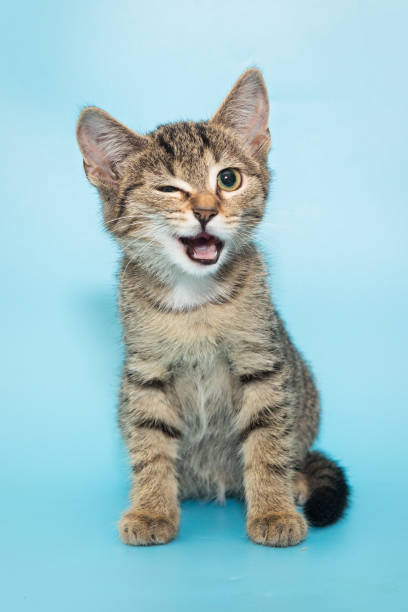
#> input picture Opencv/Images/cat.jpg, 408 x 612 px
$ python thresholding.py
#> lines starting #> are read from the running program, lines starting #| are printed output that depends on the picture; after the words box and inside, x2 and y2 are one past the last pixel; in counts of white or black regions, pixels touching at a corner belong together
import cv2 as cv
import numpy as np

img = cv.imread('Images/cat.jpg')
#> img is the input picture: shape (612, 408, 3); mean B, G, R 199.2, 194, 158.3
cv.imshow('Cat', img)

gray = cv.cvtColor(img, cv.COLOR_BGR2GRAY)
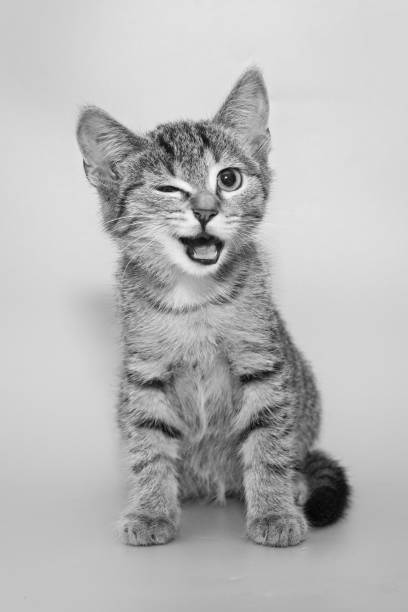
#> gray: shape (612, 408); min 2, max 251, mean 183.9
cv.imshow('Gray Scale', gray)

# Simple Thresholding
threshold, thresh = cv.threshold(gray, 150, 255, cv.THRESH_BINARY)
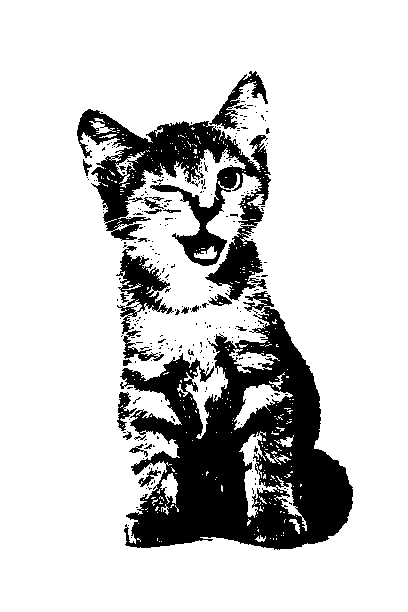
#> thresh: shape (612, 408); 80.6% white; 270 black regions (246 under 20 px), largest, box (x1, y1, x2, y2) and area: (120, 291, 353, 550) 30192, (77, 109, 271, 301) 13005, (116, 246, 174, 361) 2207
cv.imshow(' Simple Threshold', thresh)

threshold, thresh_inv = cv.threshold(gray, 150, 255, cv.THRESH_BINARY_INV)
cv.imshow(' Simple Threshold', thresh_inv)

# Adaptive Thresholding
adaptive_thresh = cv.adaptiveThreshold(gray, 255, cv.ADAPTIVE_THRESH_MEAN_C, cv.THRESH_BINARY, 11, 3)
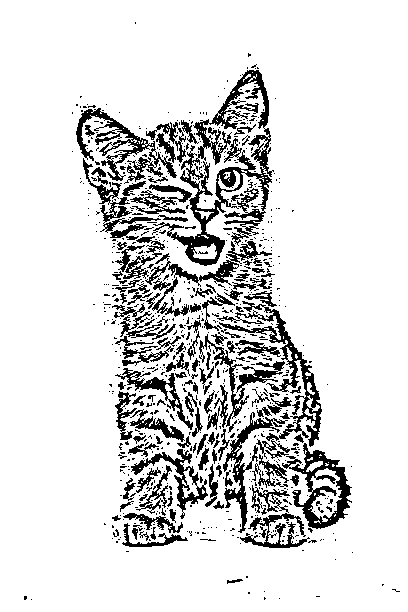
#> adaptive_thresh: shape (612, 408); 86.1% white; 751 black regions (627 under 20 px), largest, box (x1, y1, x2, y2) and area: (152, 70, 274, 266) 5404, (217, 301, 322, 459) 2523, (76, 108, 177, 184) 1952
cv.imshow('Adaptive Thresholding', adaptive_thresh)

cv.waitKey(0)

$ run again, with Opencv/Images/man.jpg copied over Opencv/Images/cat.jpg
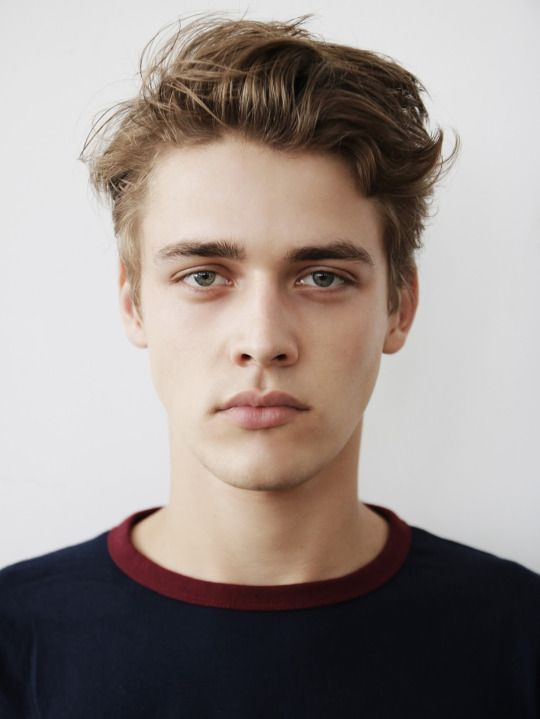
#> input picture Opencv/Images/man.jpg, 540 x 719 px
#> img is the input picture: shape (719, 540, 3); mean B, G, R 138.1, 142.5, 152.7
#> `threshold, thresh = cv.threshold(gray, 150, 255, cv.THRESH_BINARY)`:
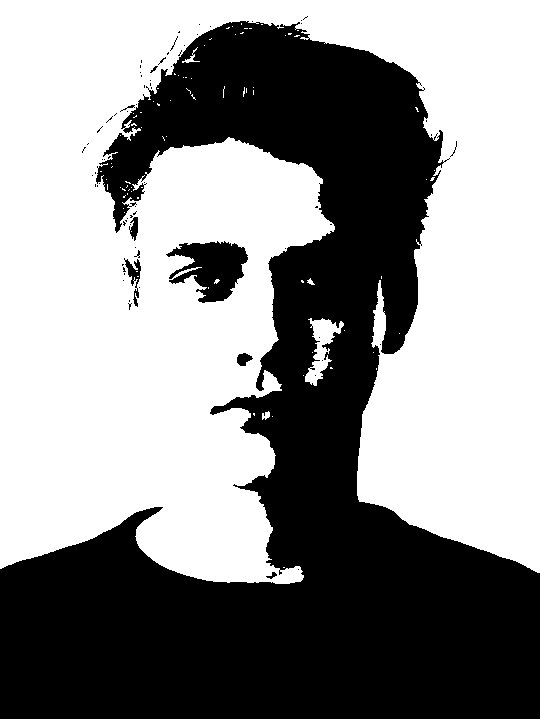
#> thresh: shape (719, 540); 56% white; 73 black regions (65 under 20 px), largest, box (x1, y1, x2, y2) and area: (0, 21, 540, 719) 166995, (166, 241, 248, 303) 2959, (124, 258, 141, 307) 284
#> `adaptive_thresh = cv.adaptiveThreshold(gray, 255, cv.ADAPTIVE_THRESH_M..`:
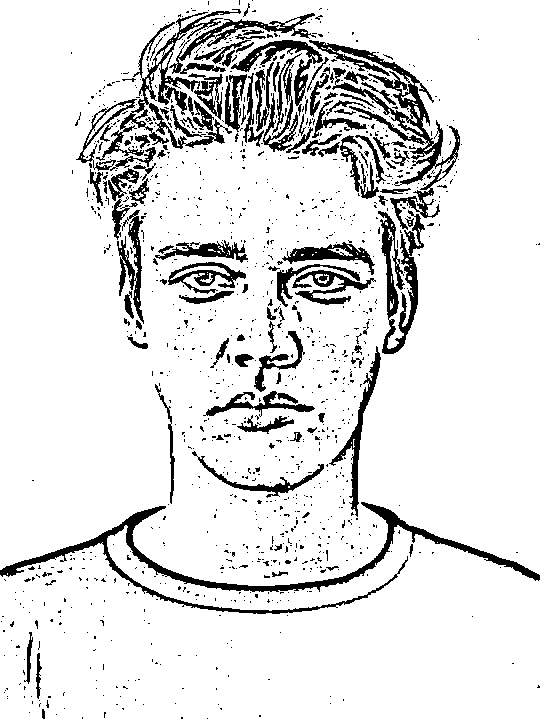
#> adaptive_thresh: shape (719, 540); 88.6% white; 1148 black regions (1034 under 20 px), largest, box (x1, y1, x2, y2) and area: (0, 502, 540, 614) 5737, (309, 40, 460, 230) 4544, (96, 9, 241, 161) 3133
